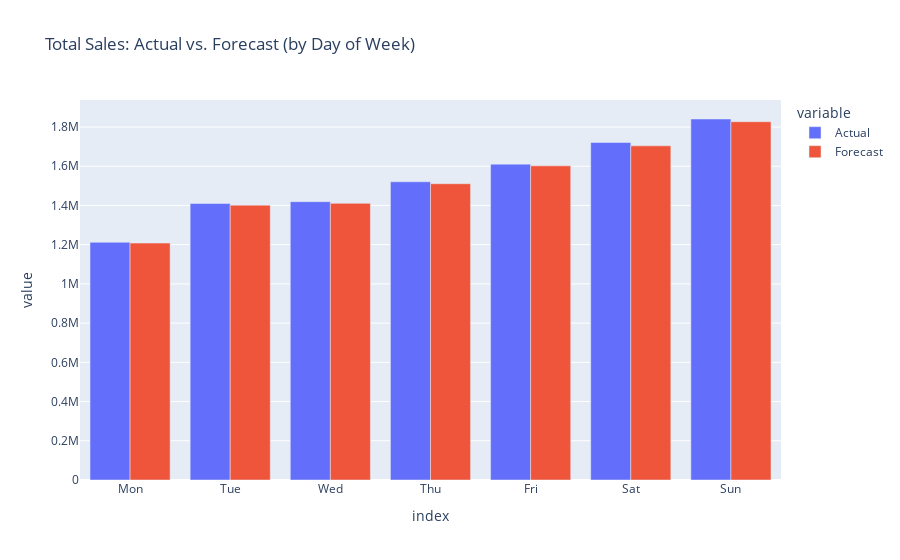
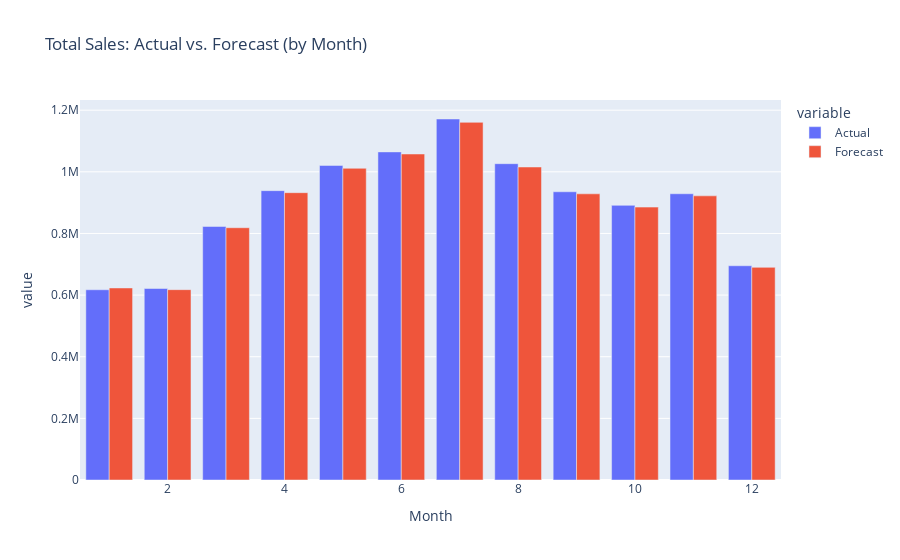

Notebook cell for these charts, in order:
### Code cell
print("--- Analysis: Does the model understand seasonality? ---")

# Use the 'df_results' DataFrame from the previous cell
df_results['dayofweek'] = df_results['date'].dt.dayofweek
df_results['month'] = df_results['date'].dt.month

# --- 1. Analysis by Day of Week ---
print("\n--- Aggregation by Day of Week ---")
# Group all sales (actual and predicted) by day of week
agg_dow = df_results.groupby('dayofweek')[['y_true', 'y_pred']].sum()
agg_dow.index = ['Mon', 'Tue', 'Wed', 'Thu', 'Fri', 'Sat', 'Sun']
agg_dow = agg_dow.rename(columns={'y_true': 'Actual', 'y_pred': 'Forecast'})

# Plot the bar chart
fig_dow = px.bar(agg_dow, barmode='group', title="Total Sales: Actual vs. Forecast (by Day of Week)")
fig_dow.show()

# --- 2. Analysis by Month ---
print("\n--- Aggregation by Month ---")
agg_month = df_results.groupby('month')[['y_true', 'y_pred']].sum()
agg_month.index.name = 'Month'
agg_month = agg_month.rename(columns={'y_true': 'Actual', 'y_pred': 'Forecast'})

# Plot the bar chart
fig_month = px.bar(agg_month, barmode='group', title="Total Sales: Actual vs. Forecast (by Month)")
fig_month.show()

### Figure 1 — Plotly figure (JSON) as saved in the notebook; plotly's stock layout.template omitted (floating-point values rounded to 4 significant figures)
{"data": [{"alignmentgroup": "True", "hovertemplate": "variable=Actual<br>index=%{x}<br>value=%{y}<extra></extra>", "legendgroup": "Actual", "marker": {"color": "#636efa", "pattern": {"shape": ""}}, "name": "Actual", "offsetgroup": "Actual", "orientation": "v", "showlegend": true, "textposition": "auto", "type": "bar", "x": ["Mon", "Tue", "Wed", "Thu", "Fri", "Sat", "Sun"], "xaxis": "x", "y": [1212000.0, 1410000.0, 1419000.0, 1521000.0, 1611000.0, 1721000.0, 1841000.0], "yaxis": "y"}, {"alignmentgroup": "True", "hovertemplate": "variable=Forecast<br>index=%{x}<br>value=%{y}<extra></extra>", "legendgroup": "Forecast", "marker": {"color": "#EF553B", "pattern": {"shape": ""}}, "name": "Forecast", "offsetgroup": "Forecast", "orientation": "v", "showlegend": true, "textposition": "auto", "type": "bar", "x": ["Mon", "Tue", "Wed", "Thu", "Fri", "Sat", "Sun"], "xaxis": "x", "y": [1208000.0, 1401000.0, 1411000.0, 1511000.0, 1602000.0, 1704000.0, 1827000.0], "yaxis": "y"}], "layout": {"barmode": "group", "legend": {"title": {"text": "variable"}, "tracegroupgap": 0}, "title": {"text": "Total Sales: Actual vs. Forecast (by Day of Week)"}, "xaxis": {"anchor": "y", "domain": [0, 1], "title": {"text": "index"}}, "yaxis": {"anchor": "x", "domain": [0, 1], "title": {"text": "value"}}}}

### Figure 2 — Plotly figure (JSON) as saved in the notebook; plotly's stock layout.template omitted (floating-point values rounded to 4 significant figures)
{"data": [{"alignmentgroup": "True", "hovertemplate": "variable=Actual<br>Month=%{x}<br>value=%{y}<extra></extra>", "legendgroup": "Actual", "marker": {"color": "#636efa", "pattern": {"shape": ""}}, "name": "Actual", "offsetgroup": "Actual", "orientation": "v", "showlegend": true, "textposition": "auto", "type": "bar", "x": [1, 2, 3, 4, 5, 6, 7, 8, 9, 10, 11, 12], "xaxis": "x", "y": [617300.0, 621400.0, 822700.0, 938900.0, 1021000.0, 1065000.0, 1171000.0, 1026000.0, 935300.0, 891200.0, 928800.0, 695200.0], "yaxis": "y"}, {"alignmentgroup": "True", "hovertemplate": "variable=Forecast<br>Month=%{x}<br>value=%{y}<extra></extra>", "legendgroup": "Forecast", "marker": {"color": "#EF553B", "pattern": {"shape": ""}}, "name": "Forecast", "offsetgroup": "Forecast", "orientation": "v", "showlegend": true, "textposition": "auto", "type": "bar", "x": [1, 2, 3, 4, 5, 6, 7, 8, 9, 10, 11, 12], "xaxis": "x", "y": [623100.0, 617600.0, 818600.0, 932300.0, 1011000.0, 1058000.0, 1161000.0, 1016000.0, 928600.0, 885500.0, 922000.0, 690000.0], "yaxis": "y"}], "layout": {"barmode": "group", "legend": {"title": {"text": "variable"}, "tracegroupgap": 0}, "title": {"text": "Total Sales: Actual vs. Forecast (by Month)"}, "xaxis": {"anchor": "y", "domain": [0, 1], "title": {"text": "Month"}}, "yaxis": {"anchor": "x", "domain": [0, 1], "title": {"text": "value"}}}}
